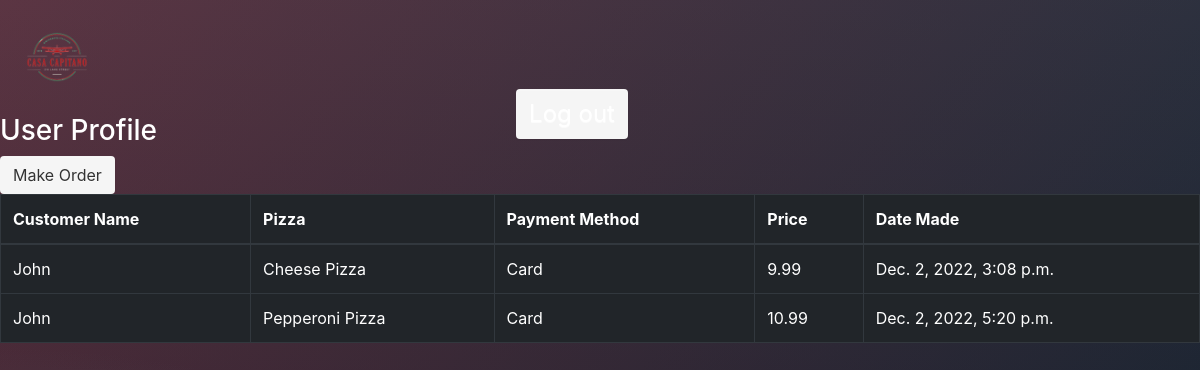
Page /user (signed in) on the earlier database version.
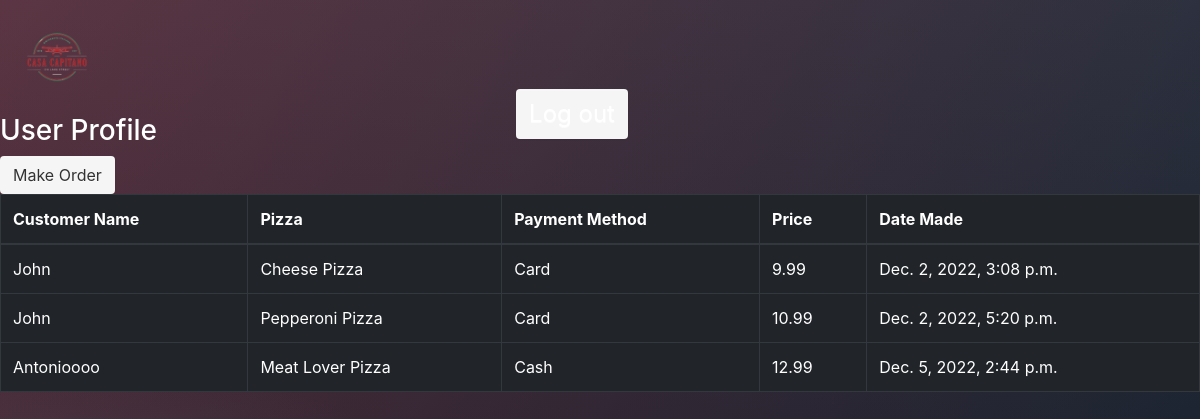
Same page on the later database version.
### app/models.py (models this page shows, shortened)
class Order(models.Model):
    PAYMENT= (
        ("Card", "Card"),
        ("Cash", "Cash")
    )
    customer= models.ForeignKey(Customer, null=True, on_delete= models.CASCADE)
    product= models.ForeignKey(Product, null=True, on_delete= models.CASCADE)
    date_created= models.DateTimeField(auto_now_add= True, null = True)
    payment = models.CharField(max_length= 200, null = True, choices = PAYMENT)

class Customer(models.Model):
    name = models.CharField(max_length= 200, null = True)
    phone= models.CharField(max_length= 200, null = True)
    email = models.CharField(max_length= 200, null = True)
    date_created= models.DateTimeField(auto_now_add= True, null = True)
    def __str__(self):
        return self.name

class Product(models.Model):
    CATEGORY= (
        ("Cheese Pizza", "Cheese Pizza"),
        ("Pepperoni Pizza", "Pepperoni Pizza"),
        ("Sausage Pizza", "Sausage Pizza"),
        ("Meat Lover Pizza", "Meat Lover Pizza"),
        ("Hawaiian Pizza", "Hawaiian Pizza"),
    )
    price= models.FloatField(null= True)
    category= models.CharField(max_length= 200, null = True, choices= CATEGORY)
    date_created= models.DateTimeField(auto_now_add= True, null = True)
    def __str__(self):
        return self.category

### app/views.py (the view)
# urls.py: path('user', views.math, name= "user-page"),
@login_required(login_url= "login")
def math(request):
    orders= Order.objects.all()
    customers= Customer.objects.all()
    products= Product.objects.all()
    checkings= orders.filter(payment= "Checkings").count()
    savings= orders.filter(payment= "Savings").count()
    context= {'orders': orders, 'customers':customers, 'products':products,
    'savings': savings, 'checkings':checkings
    }
    return render(request, 'user.html' ,context)

### app/templates/user.html
{% extends 'base.html' %}
{% block content %}
    <h3> User Profile</h3>
    <a class ='btn' href = "{%url "create_order"%}"> Make Order</a>
    <table class="table table-bordered table-dark">
        <thead>
          <tr>
            <th scope="col">Customer Name</th>
            <th scope="col">Pizza</th>
            <th scope="col">Payment Method</th>
            <th scope="col">Price</th>
            <th scope="col">Date Made</th>
          </tr>
        </thead>
        <tbody>
            {% for order in orders %}
          <tr>
            <td>{{order.customer}}</td>
            <td>{{order.product}}</td>
            <td>{{order.payment}}</td>
            <td>{{order.product.price}}</td>
            <td>{{order.date_created}}</td>
          </tr>
          {% endfor %}
        </tbody>
      </table>
{% endblock content %}

Differences in the rows shown:
added Order: customer "Antonioooo", product "Meat Lover Pizza", payment "Cash", product.price "12.99", date_created "Dec. 5, 2022, 2:44 p.m."
